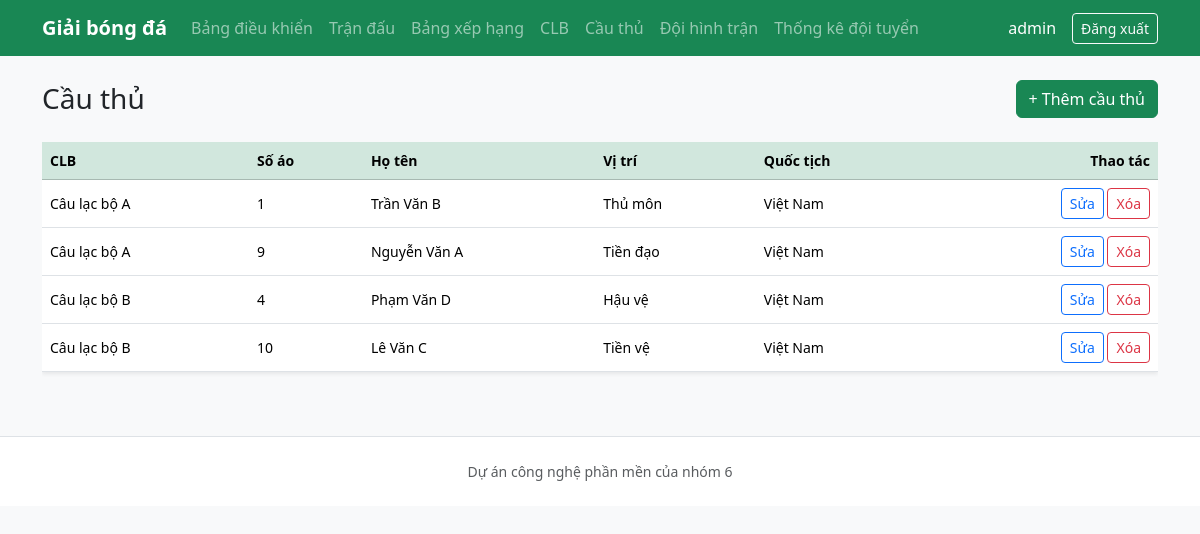
Page /admin/players.php (signed in) on the committed database.
### tables this page shows
CREATE TABLE Player (
    PlayerId      INT AUTO_INCREMENT PRIMARY KEY,
    ClubId        INT NOT NULL,
    FullName      VARCHAR(128) NOT NULL,
    Position      VARCHAR(32) NULL,
    ShirtNumber   TINYINT UNSIGNED NULL,
    Nationality   VARCHAR(64) NULL,
    DateOfBirth   DATE NULL,
    CONSTRAINT fk_player_club FOREIGN KEY (ClubId) REFERENCES Club(ClubId) ON DELETE CASCADE
);

CREATE TABLE Club (
    ClubId        INT AUTO_INCREMENT PRIMARY KEY,
    Name          VARCHAR(128) NOT NULL,
    ShortName     VARCHAR(16) NULL,
    Stadium       VARCHAR(256) NULL,
    FoundedYear   SMALLINT NULL,
    LogoUrl       VARCHAR(512) NULL
);

### admin/players.php (the view, shortened to what this page needs)
<?php
$pdo = getPdo();
$sql = <<<SQL
SELECT p.*, c.Name AS ClubName
FROM `Player` p
JOIN `Club` c ON p.ClubId = c.ClubId
ORDER BY c.Name, p.ShirtNumber, p.FullName
SQL;
$rows = $pdo->query($sql)->fetchAll();
require_once dirname(__DIR__) . '/includes/header.php';
?>
<div class="d-flex justify-content-between align-items-center mb-4">
    <h1 class="h3 mb-0">Cầu thủ</h1>
    <a href="player_form.php" class="btn btn-success">+ Thêm cầu thủ</a>
</div>
<div class="table-responsive">
    <table class="table table-hover align-middle bg-white shadow-sm small">
        <thead class="table-success">
            <tr>
                <th>CLB</th>
                <th>Số áo</th>
                <th>Họ tên</th>
                <th>Vị trí</th>
                <th>Quốc tịch</th>
                <th class="text-end">Thao tác</th>
            </tr>
        </thead>
        <tbody>
            <?php foreach ($rows as $r): ?>
                <tr>
                    <td><?= htmlspecialchars((string) $r['ClubName'], ENT_QUOTES, 'UTF-8') ?></td>
                    <td><?= $r['ShirtNumber'] !== null ? (int) $r['ShirtNumber'] : '—' ?></td>
                    <td><?= htmlspecialchars((string) $r['FullName'], ENT_QUOTES, 'UTF-8') ?></td>
                    <td><?= htmlspecialchars((string) ($r['Position'] ?? ''), ENT_QUOTES, 'UTF-8') ?></td>
                    <td><?= htmlspecialchars((string) ($r['Nationality'] ?? ''), ENT_QUOTES, 'UTF-8') ?></td>
                    <td class="text-end">
                        <a class="btn btn-sm btn-outline-primary" href="player_form.php?id=<?= (int) $r['PlayerId'] ?>">Sửa</a>
                        <form class="d-inline" method="post" action="player_delete.php" onsubmit="return confirm('Xóa cầu thủ này?');">
                            <button type="submit" class="btn btn-sm btn-outline-danger">Xóa</button>
                        </form>
                    </td>
                </tr>
            <?php endforeach; ?>
        </tbody>
    </table>
</div>
<?php require_once dirname(__DIR__) . '/includes/footer.php'; ?>

### rows in the picture
player: ClubId.Name "Câu lạc bộ A", ShirtNumber "1", FullName "Trần Văn B", Position "Thủ môn", Nationality "Việt Nam"
player: ClubId.Name "Câu lạc bộ A", ShirtNumber "9", FullName "Nguyễn Văn A", Position "Tiền đạo", Nationality "Việt Nam"
player: ClubId.Name "Câu lạc bộ B", ShirtNumber "4", FullName "Phạm Văn D", Position "Hậu vệ", Nationality "Việt Nam"
player: ClubId.Name "Câu lạc bộ B", ShirtNumber "10", FullName "Lê Văn C", Position "Tiền vệ", Nationality "Việt Nam"

### other values in the picture
$_SESSION['admin_username'] "admin"
